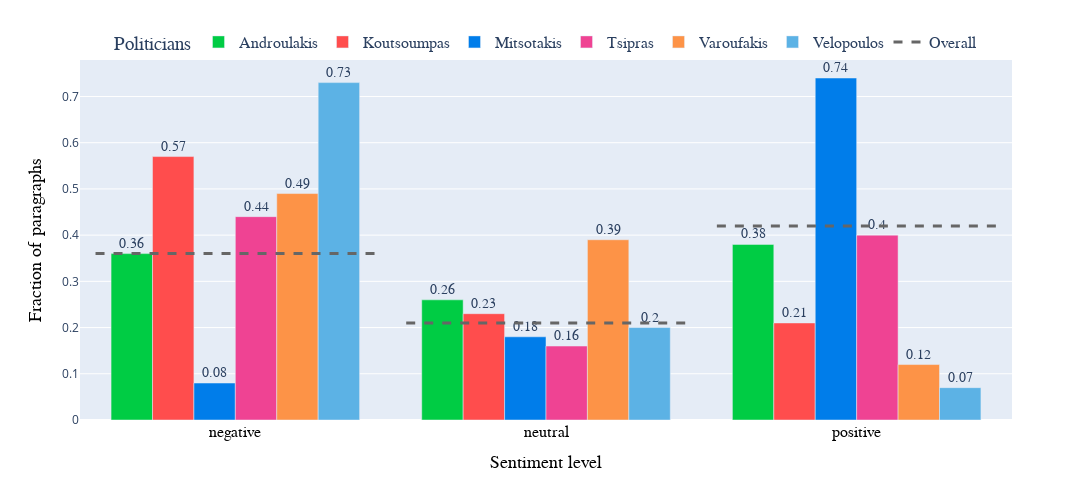

Notebook code cell kept with this figure:
### Markdown cell above
What is the prevalent sentiment in politicians' speeches?

### Code cell
# prepare the data for the plot
df_grouped = data.groupby(['politician', 'sentiment_human_category']).size().reset_index(name='count')
df_grouped['total_per_politician'] = df_grouped.groupby('politician')['count'].transform('sum')
df_grouped['proportion'] = round(df_grouped['count'] / df_grouped['total_per_politician'],2)
df_grouped.drop(columns=['count', 'total_per_politician'], inplace=True)

# calculate the overall statistics
overall_sentiment = data.groupby('sentiment_human_category').size().reset_index(name='count')
overall_sentiment['total'] = overall_sentiment['count'].sum()
overall_sentiment['proportion'] = round(overall_sentiment['count'] / overall_sentiment['total'], 2)


# plot the grouped bars
color_map = {'Overall': '#666666','Mitsotakis': '#007dea', 'Tsipras': '#ef4393', 'Androulakis': '#00cc44', 'Koutsoumpas': '#ff4d4d', 'Velopoulos': '#5cb2e5', 'Varoufakis': '#fd9347'}
fig = px.bar(df_grouped, x='sentiment_human_category', y='proportion', color='politician', text='proportion', barmode='group', color_discrete_map=color_map,
             labels={'proportion': 'Fraction of paragraphs', 'sentiment_human_category': 'Sentiment level'}, text_auto=True)
fig.update_traces(textposition='outside', textfont=dict(size=14, family='Arial'))

# plot the lines (overall statistics)
fig.add_shape(
    type="line",
    x0=-0.45, x1=0.45, y0=overall_sentiment['proportion'].iloc[0], y1=overall_sentiment['proportion'].iloc[0],
    line=dict(color="#666666", width=3, dash="dash"),
    xref="x", yref="y")
fig.add_shape(
    type="line",
    x0=0.55, x1=1.45, y0=overall_sentiment['proportion'].iloc[1], y1=overall_sentiment['proportion'].iloc[1],
    line=dict(color="#666666", width=3, dash="dash"),
    xref="x", yref="y")
fig.add_shape(
    type="line",
    x0=1.55, x1=2.45, y0=overall_sentiment['proportion'].iloc[2], y1=overall_sentiment['proportion'].iloc[2],
    line=dict(color="#666666", width=3, dash="dash"),
    xref="x", yref="y")
fig.add_trace(go.Scatter(
        x=[None], y=[None],
        mode='lines',
        line=dict(color="#666666", width=3, dash="dash"),
        showlegend=True, name='Overall'))

# adjust legend and figure size
fig.update_layout(
    width=1100, height=500,
    legend_title_text='Politicians',
    legend=dict(orientation="h", yanchor="bottom", y=1.0, xanchor="center", x=0.5, font=dict(size=16, family='Arial')))

# adjust axis
fig.update_xaxes(title_font=dict(size=18, family='Arial', color='black'),
    tickfont=dict(size=16, family='Arial', color='black'))
fig.update_yaxes( title_font=dict(size=18, family='Arial', color='black'))

fig.show()
fig.write_image("images/sentiment.png", scale=2)

### Figure 1 — Plotly figure (JSON) as saved in the notebook; plotly's stock layout.template omitted (floating-point values rounded to 4 significant figures)
{"data": [{"alignmentgroup": "True", "hovertemplate": "politician=Androulakis<br>Sentiment level=%{x}<br>Fraction of paragraphs=%{text}<extra></extra>", "legendgroup": "Androulakis", "marker": {"color": "#00cc44", "pattern": {"shape": ""}}, "name": "Androulakis", "offsetgroup": "Androulakis", "orientation": "v", "showlegend": true, "text": [0.36, 0.26, 0.38], "textfont": {"family": "Arial", "size": 14}, "textposition": "outside", "texttemplate": "%{y}", "type": "bar", "x": ["negative", "neutral", "positive"], "xaxis": "x", "y": [0.36, 0.26, 0.38], "yaxis": "y"}, {"alignmentgroup": "True", "hovertemplate": "politician=Koutsoumpas<br>Sentiment level=%{x}<br>Fraction of paragraphs=%{text}<extra></extra>", "legendgroup": "Koutsoumpas", "marker": {"color": "#ff4d4d", "pattern": {"shape": ""}}, "name": "Koutsoumpas", "offsetgroup": "Koutsoumpas", "orientation": "v", "showlegend": true, "text": [0.57, 0.23, 0.21], "textfont": {"family": "Arial", "size": 14}, "textposition": "outside", "texttemplate": "%{y}", "type": "bar", "x": ["negative", "neutral", "positive"], "xaxis": "x", "y": [0.57, 0.23, 0.21], "yaxis": "y"}, {"alignmentgroup": "True", "hovertemplate": "politician=Mitsotakis<br>Sentiment level=%{x}<br>Fraction of paragraphs=%{text}<extra></extra>", "legendgroup": "Mitsotakis", "marker": {"color": "#007dea", "pattern": {"shape": ""}}, "name": "Mitsotakis", "offsetgroup": "Mitsotakis", "orientation": "v", "showlegend": true, "text": [0.08, 0.18, 0.74], "textfont": {"family": "Arial", "size": 14}, "textposition": "outside", "texttemplate": "%{y}", "type": "bar", "x": ["negative", "neutral", "positive"], "xaxis": "x", "y": [0.08, 0.18, 0.74], "yaxis": "y"}, {"alignmentgroup": "True", "hovertemplate": "politician=Tsipras<br>Sentiment level=%{x}<br>Fraction of paragraphs=%{text}<extra></extra>", "legendgroup": "Tsipras", "marker": {"color": "#ef4393", "pattern": {"shape": ""}}, "name": "Tsipras", "offsetgroup": "Tsipras", "orientation": "v", "showlegend": true, "text": [0.44, 0.16, 0.4], "textfont": {"family": "Arial", "size": 14}, "textposition": "outside", "texttemplate": "%{y}", "type": "bar", "x": ["negative", "neutral", "positive"], "xaxis": "x", "y": [0.44, 0.16, 0.4], "yaxis": "y"}, {"alignmentgroup": "True", "hovertemplate": "politician=Varoufakis<br>Sentiment level=%{x}<br>Fraction of paragraphs=%{text}<extra></extra>", "legendgroup": "Varoufakis", "marker": {"color": "#fd9347", "pattern": {"shape": ""}}, "name": "Varoufakis", "offsetgroup": "Varoufakis", "orientation": "v", "showlegend": true, "text": [0.49, 0.39, 0.12], "textfont": {"family": "Arial", "size": 14}, "textposition": "outside", "texttemplate": "%{y}", "type": "bar", "x": ["negative", "neutral", "positive"], "xaxis": "x", "y": [0.49, 0.39, 0.12], "yaxis": "y"}, {"alignmentgroup": "True", "hovertemplate": "politician=Velopoulos<br>Sentiment level=%{x}<br>Fraction of paragraphs=%{text}<extra></extra>", "legendgroup": "Velopoulos", "marker": {"color": "#5cb2e5", "pattern": {"shape": ""}}, "name": "Velopoulos", "offsetgroup": "Velopoulos", "orientation": "v", "showlegend": true, "text": [0.73, 0.2, 0.07], "textfont": {"family": "Arial", "size": 14}, "textposition": "outside", "texttemplate": "%{y}", "type": "bar", "x": ["negative", "neutral", "positive"], "xaxis": "x", "y": [0.73, 0.2, 0.07], "yaxis": "y"}, {"line": {"color": "#666666", "dash": "dash", "width": 3}, "mode": "lines", "name": "Overall", "showlegend": true, "type": "scatter", "x": [null], "y": [null]}], "layout": {"barmode": "group", "height": 500, "legend": {"font": {"family": "Arial", "size": 16}, "orientation": "h", "title": {"text": "Politicians"}, "tracegroupgap": 0, "x": 0.5, "xanchor": "center", "y": 1, "yanchor": "bottom"}, "margin": {"t": 60}, "shapes": [{"line": {"color": "#666666", "dash": "dash", "width": 3}, "type": "line", "x0": -0.45, "x1": 0.45, "xref": "x", "y0": 0.36, "y1": 0.36, "yref": "y"}, {"line": {"color": "#666666", "dash": "dash", "width": 3}, "type": "line", "x0": 0.55, "x1": 1.45, "xref": "x", "y0": 0.21, "y1": 0.21, "yref": "y"}, {"line": {"color": "#666666", "dash": "dash", "width": 3}, "type": "line", "x0": 1.55, "x1": 2.45, "xref": "x", "y0": 0.42, "y1": 0.42, "yref": "y"}], "width": 1100, "xaxis": {"anchor": "y", "domain": [0, 1], "tickfont": {"color": "black", "family": "Arial", "size": 16}, "title": {"font": {"color": "black", "family": "Arial", "size": 18}, "text": "Sentiment level"}}, "yaxis": {"anchor": "x", "domain": [0, 1], "title": {"font": {"color": "black", "family": "Arial", "size": 18}, "text": "Fraction of paragraphs"}}}}
